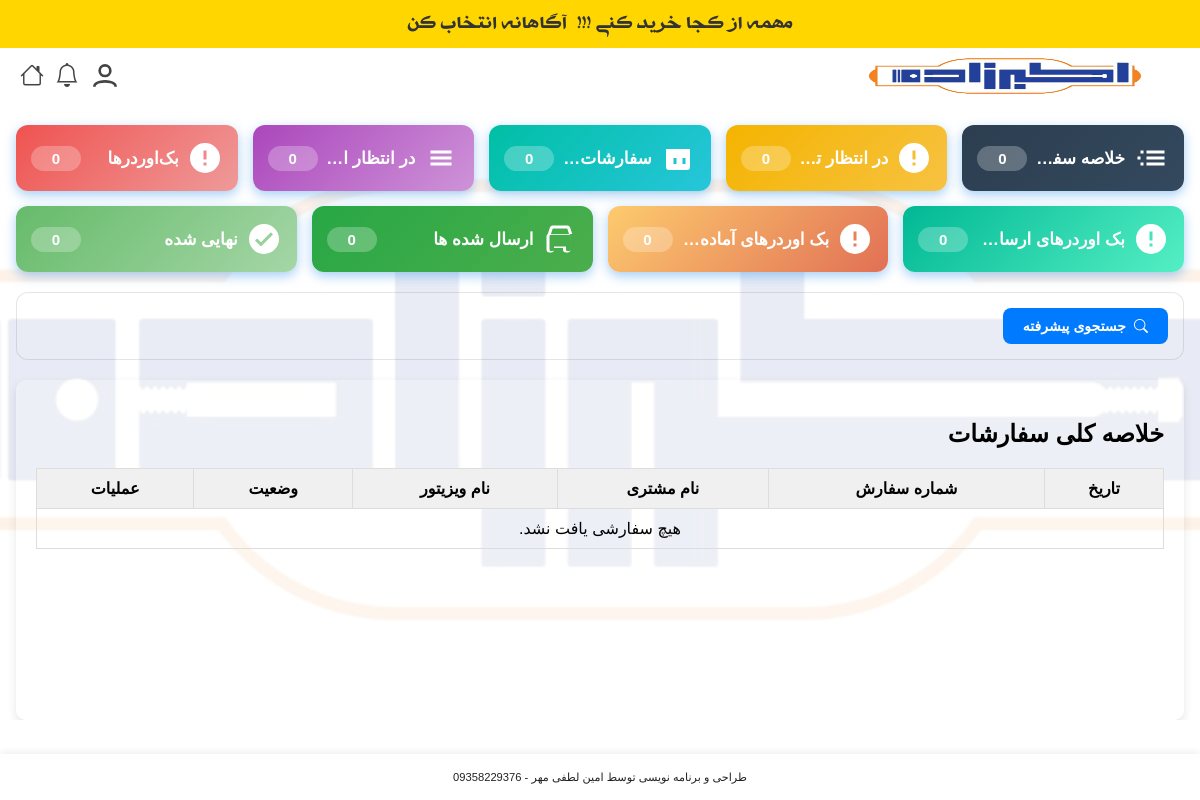
The page /manager/orders/ (signed in) on the database as committed earlier.
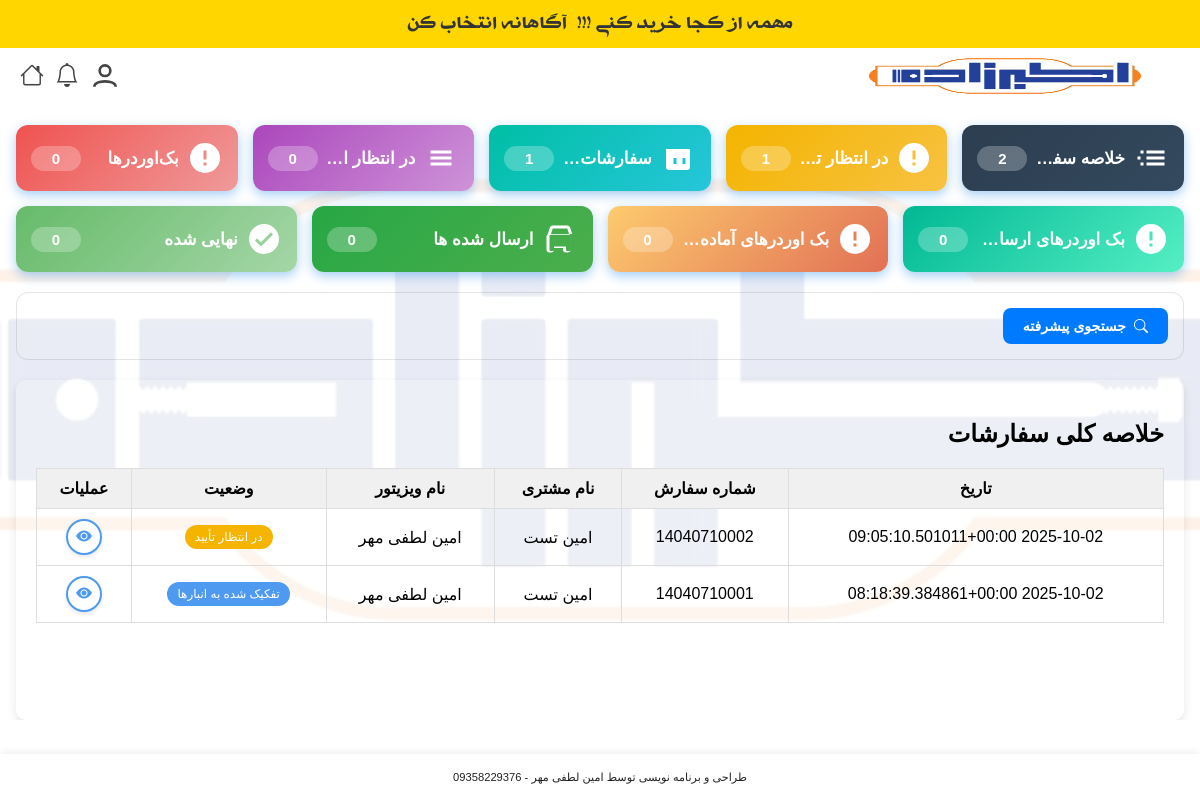
The same page on the database as committed later.
### products/models.py (models this page shows, shortened)
class Order(models.Model):
    STATUS_CHOICES = [
        ('cart', 'سبد خرید'),
        ('pending', 'در انتظار تأیید'),
        ('warehouse', 'ارسال شده به انبار'),
        ('ready', 'آماده تحویل'),
        ('delivered', 'تحویل داده شده'),
        ('parent', 'تفکیک شده به انبارها'),
        ('completed', 'نهایی شده'),
        ('backorder', 'در انتظار موجودی'),
        ('waiting_for_customer_shipment', 'در انتظار ارسال به مشتری'),
        ('sent_to_warehouse', ' ارسال شده به انبار از بک اوردر'),
        ('waiting_for_warehouse_confirmation', 'در انتظار تایید انباردار'),
        ('shipped', 'ارسال شده'),
    ]
    order_number = models.CharField(
        max_length=100,
        unique=True,
        verbose_name="شماره درخواست",
        blank=True,
        null=True
    )
    document_number = models.CharField(
        max_length=100,
        blank=True,
        null=True,
        verbose_name="شماره سند"
    )
    package_count = models.PositiveIntegerField(
        default=0,
        null=True,
        blank=True,
        verbose_name="تعداد بسته"
    )
    courier = models.ForeignKey(
        'Courier',
        on_delete=models.SET_NULL,
        null=True,
        blank=True,
        verbose_name="پیک"
    )
    courier_name = models.CharField(
        max_length=100,
        blank=True,
        null=True,
        verbose_name="نام پیک (منسوخ شده)"
    )
    visitor_name = models.CharField(max_length=100, verbose_name="نام ویزیتور")
    customer = models.ForeignKey(
        Customer,
        on_delete=models.PROTECT,   # پیشنهاد امنیتی: سفارش بدون مشتری باقی نماند
        verbose_name="مشتری"
    )
    created_at = models.DateTimeField(auto_now_add=True, verbose_name="تاریخ ثبت")
    updated_at = models.DateTimeField(auto_now=True, verbose_name="تاریخ به‌روزرسانی")
    payment_term = models.CharField(
        max_length=10,
        choices=Product.PAYMENT_TERMS_CHOICES,
        verbose_name="شرایط تسویه"
    )
    status = models.CharField(
        max_length=100,
        choices=STATUS_CHOICES,
        default='pending',
        verbose_name="وضعیت سفارش"
    )
    parent = models.ForeignKey(
        'self',
        on_delete=models.SET_NULL,
        null=True,
        blank=True,
        related_name='children',
        verbose_name="سفارش مادر (قدیمی)"
    )
    is_sub_order = models.BooleanField(default=False, verbose_name="آیا زیرسفارش است؟ (قدیمی)")
    parent_order = models.ForeignKey(
        'self',
        on_delete=models.SET_NULL,
        null=True,
        blank=True,
        related_name='sub_orders',
        verbose_name="سفارش والد (جدید)"
    )
    warehouse = models.ForeignKey(
        'Warehouse',
        null=True,
        blank=True,
        on_delete=models.SET_NULL,
        related_name='orders',
        verbose_name="انبار"
    )
    total_price = models.DecimalField(
        max_digits=100,
        decimal_places=0,
        default=0,
        verbose_name="جمع کل سفارش"
    )
    def get_sub_orders(self):
        return self.sub_orders.all().order_by('-created_at')
    @property
    def customer_name(self):
        if self.customer:
            return f"{self.customer.first_name} {self.customer.last_name}"
    class Meta:
        constraints = [
            models.UniqueConstraint(
                fields=['document_number'],
                name='unique_document_number',
                condition=models.Q(document_number__isnull=False) & ~models.Q(document_number='')
            )
        ]

class Customer(models.Model):
    first_name = models.CharField(max_length=100, verbose_name="نام")
    last_name = models.CharField(max_length=100, verbose_name="نام خانوادگی")
    store_name = models.CharField(max_length=255, blank=True, null=True, verbose_name="نام فروشگاه")
    phone = models.CharField(max_length=20, blank=True, null=True, verbose_name="تلفن ثابت")
    mobile = models.CharField(
        max_length=20,
        unique=True,
        verbose_name="شماره موبایل",
        error_messages={
            'unique': 'مشتری دیگری با این شماره همراه قبلاً ثبت شده است.'
        }
    )
    province = models.ForeignKey(Province, on_delete=models.CASCADE, verbose_name="استان")
    county = models.ForeignKey(County, on_delete=models.CASCADE, verbose_name="شهرستان")
    address = models.TextField(blank=True, null=True, verbose_name="آدرس")
    created_by = models.ForeignKey(
        User, on_delete=models.SET_NULL, null=True, related_name='created_customers', verbose_name="ایجاد شده توسط"
    )
    user = models.OneToOneField(
        User, on_delete=models.SET_NULL, null=True, blank=True, related_name='customer_profile', verbose_name="کاربر مرتبط"
    )
    created_at = models.DateTimeField(auto_now_add=True, verbose_name="تاریخ ایجاد")
    class Meta:
        verbose_name = "مشتری"
        verbose_name_plural = "مشتریان"

### products/views.py (the view, shortened to what this page needs)
# urls.py: path('manager/orders/', views.manager_order_list, name='manager_order_list'),
@login_required
@user_passes_test(is_manager)
@never_cache
def manager_order_list(request):
    date_from = request.GET.get('date_from')
    date_to = request.GET.get('date_to')
    order_number = request.GET.get('order_number')
    customer_name = request.GET.get('customer_name')
    visitor_name = request.GET.get('visitor_name')
    status = request.GET.get('status')
    base_query = Order.objects.select_related('customer').all().order_by('-created_at')
    if not date_from and not date_to:
        thirty_days_ago = timezone.now() - timedelta(days=30)
        base_query = base_query.filter(created_at__gte=thirty_days_ago)
    else:
        if date_from:
            base_query = base_query.filter(created_at__date__gte=convert_shamsi_to_gregorian(date_from))
        if date_to:
            base_query = base_query.filter(created_at__date__lte=convert_shamsi_to_gregorian(date_to))
    if order_number:
        base_query = base_query.filter(order_number__icontains=order_number)
    if customer_name:
        base_query = base_query.filter(
            Q(customer__first_name__icontains=customer_name) |
            Q(customer__last_name__icontains=customer_name) |
            Q(customer__store_name__icontains=customer_name)
        )
    if visitor_name:
        base_query = base_query.filter(visitor_name__icontains=visitor_name)
    if status:
        base_query = base_query.filter(status=status)
    all_requests = base_query.filter(parent_order__isnull=True)
    pending_requests = all_requests.filter(status='pending')
    warehouse_requests = all_requests.filter(status='parent') # Corrected from parent_requests
    ready_requests = base_query.filter(
        Q(status='waiting_for_customer_shipment') &
        (Q(parent_order__isnull=True) | Q(order_number__startswith='BO-'))
    ).prefetch_related('items', 'customer').distinct()
    delivered_requests = all_requests.filter(status='delivered')
    parent_requests = all_requests.filter(status='parent') # Kept for backward compatibility if template uses it
    backordered_requests = base_query.filter(
        Q(status='backorder') | Q(items__warehouse_status='backorder')
    ).distinct()
    supplied_requests = base_query.filter(
        Q(items__warehouse_status='waiting_for_warehouse_confirmation') | Q(status='sent_to_warehouse')
    ).distinct()
    backorder_ready_requests = base_query.filter(
        Q(order_number__startswith='BO-') & Q(order_number__endswith='-RE'),
        parent_order__isnull=False,
        status='ready'
    ).exclude(status='delivered').distinct()
    shipped_shipments_query = Shipment.objects.filter(status='shipped').select_related('order__customer').prefetch_related('sub_orders', 'sub_orders__items', 'sub_orders__items__warehouse', 'order', 'order__items', 'order__items__warehouse').order_by('-shipment_date')
    delivered_shipments_query = Shipment.objects.filter(status='delivered').select_related('order__customer').prefetch_related('sub_orders', 'sub_orders__items', 'sub_orders__warehouse').order_by('-shipment_date')
    if date_from:
        gregorian_date_from = convert_shamsi_to_gregorian(date_from)
        shipped_shipments_query = shipped_shipments_query.filter(shipment_date__date__gte=gregorian_date_from)
        delivered_shipments_query = delivered_shipments_query.filter(delivery_date__date__gte=gregorian_date_from)
    if date_to:
        gregorian_date_to = convert_shamsi_to_gregorian(date_to)
        shipped_shipments_query = shipped_shipments_query.filter(shipment_date__date__lte=gregorian_date_to)
        delivered_shipments_query = delivered_shipments_query.filter(delivery_date__date__lte=gregorian_date_to)
    couriers = Courier.objects.filter(is_active=True)
    context = {
        'all_requests': all_requests,
        'pending_requests': pending_requests,
        'warehouse_requests': warehouse_requests,
        'ready_requests': ready_requests,
        'delivered_requests': delivered_requests, # This is for the tile count, will be replaced
        'shipped_shipments': shipped_shipments_query,
        'delivered_shipments': delivered_shipments_query, # New context variable
        'backordered_requests': backordered_requests,
        'supplied_requests': supplied_requests,
        'backorder_ready_requests': backorder_ready_requests,
        'parent_requests': parent_requests,
        'status_choices': [choice for choice in Order.STATUS_CHOICES if choice[0] != 'cart'],
        'request': request,
        'couriers': couriers,
    }
    return render(request, 'products/manager_order_list.html', context)

### products/templates/products/manager_order_list.html (shortened to what this page needs)
{% extends 'products/base.html' %}
{% load custom_filters %}
{% load shipment_extras %}
{% block extra_css %}
<link rel="stylesheet" href="https://cdn.jsdelivr.net/npm/bootstrap-icons@1.11.3/font/bootstrap-icons.min.css">
<link rel="stylesheet" href="https://unpkg.com/persian-datepicker@1.2.0/dist/css/persian-datepicker.min.css">
{% endblock %}
{% block content %}
<div class="tiles-container" style="flex-wrap: wrap; gap: 15px;">
  <div class="tile-card tile-all" onclick="openTabByName('All', this)">
    <svg class="tile-icon" fill="white" xmlns="http://www.w3.org/2000/svg" viewBox="0 0 24 24"><path d="M3 13h2v-2H3v2zm2 4h2v-2H5v2zm0-8h2V7H5v2zm4 8h12v-2H9v2zm0-4h12v-2H9v2zm0-6v2h12V7H9z"/></svg>
    <span class="tile-title">خلاصه سفارشات</span>
    <span class="tile-count">{{ all_requests.count }}</span>
  </div>
  <div class="tile-card tile-pending" onclick="openTabByName('Pending', this)">
    <svg class="tile-icon" fill="white" xmlns="http://www.w3.org/2000/svg" viewBox="0 0 24 24"><path d="M12 2a10 10 0 1 0 10 10A10 10 0 0 0 12 2zm1 15h-2v-2h2zm0-4h-2V7h2z"/></svg>
    <span class="tile-title">در انتظار تأیید</span>
    <span class="tile-count">{{ pending_requests.count }}</span>
  </div>
  <div class="tile-card tile-warehouse" onclick="openTabByName('Warehouse', this)">
    <svg class="tile-icon" fill="white" xmlns="http://www.w3.org/2000/svg" viewBox="0 0 24 24"><path d="M20 6v12a2 2 0 0 1-2 2H6a2 2 0 0 1-2-2V6h16zM9 12v4h2v-4zm6 0v4h2v-4z"/></svg>
    <span class="tile-title">   سفارشات ارسالی به انبار</span>
    <span class="tile-count">{{ warehouse_requests.count }}</span>
  </div>
  <div class="tile-card tile-ready" onclick="openTabByName('Ready', this)">
    <svg class="tile-icon" fill="white" xmlns="http://www.w3.org/2000/svg" viewBox="0 0 24 24"><path d="M5 13h14v-2H5zm0 4h14v-2H5zm0-8h14V7H5z"/></svg>
    <span class="tile-title">در انتظار ارسال به مشتری</span>
    <span class="tile-count">{{ ready_requests.count }}</span>
  </div>
  <div class="tile-card tile-backordered" onclick="openTabByName('Backordered', this)">
    <svg class="tile-icon" fill="white" xmlns="http://www.w3.org/2000/svg" viewBox="0 0 24 24"><path d="M12 2a10 10 0 1 0 10 10A10 10 0 0 0 12 2zm1 15h-2v-2h2zm0-4h-2V7h2z"/></svg>
    <span class="tile-title">بک‌اوردرها</span>
    <span class="tile-count">{{ backordered_requests.count }}</span>
  </div>
  <div class="tile-card tile-supplied" onclick="openTabByName('Supplied', this)">
    <svg class="tile-icon" fill="white" xmlns="http://www.w3.org/2000/svg" viewBox="0 0 24 24"><path d="M12 2a10 10 0 1 0 10 10A10 10 0 0 0 12 2zm1 15h-2v-2h2zm0-4h-2V7h2z"/></svg>
    <span class="tile-title">بک اوردرهای ارسال شده به انبار</span>
    <span class="tile-count">{{ supplied_requests.count }}</span>
  </div>
  <div class="tile-card tile-backorder-ready" onclick="openTabByName('BackorderReady', this)">
    <svg class="tile-icon" fill="white" xmlns="http://www.w3.org/2000/svg" viewBox="0 0 24 24"><path d="M12 2a10 10 0 1 0 10 10A10 10 0 0 0 12 2zm1 15h-2v-2h2zm0-4h-2V7h2z"/></svg>
    <span class="tile-title">بک اوردرهای آماده ارسال به مشتری</span>
    <span class="tile-count">{{ backorder_ready_requests.count }}</span>
  </div>
  <div class="tile-card tile-shipped" onclick="openTabByName('Shipped', this)">
    <span class="tile-title">ارسال شده ها</span>
    <span class="tile-count">{{ shipped_shipments.count }}</span>
  </div>
  <div class="tile-card tile-finalized" onclick="openTabByName('Delivered', this)">
    <svg class="tile-icon" fill="white" xmlns="http://www.w3.org/2000/svg" viewBox="0 0 24 24"><path d="M12 2a10 10 0 1 0 10 10A10 10 0 0 0 12 2zm-2 15l-4-4 1.41-1.41L10 14.17l6.59-6.59L18 9l-8 8z"/></svg>
    <span class="tile-title">نهایی شده</span>
    <span class="tile-count">{{ delivered_shipments.count }}</span>
  </div>
</div>
<div class="advanced-search">
  <button type="button" class="search-toggle" onclick="toggleAdvancedSearch()">
    <i class="bi bi-search"></i>
    جستجوی پیشرفته
  </button>
</div>
<div id="All" class="tabcontent">
<h2>خلاصه کلی سفارشات</h2>
<table class="orders-table" id="all-orders">
  <thead>
    <tr>
      <th>تاریخ</th>
      <th>شماره سفارش</th>
      <th>نام مشتری</th>
      <th>نام ویزیتور</th>
      <th>وضعیت</th>
      <th>عملیات</th>
    </tr>
  </thead>
  <tbody>
    {% for order in all_requests %}
    <tr>
      <td>{{ order.created_at|jformat:"%Y/%m/%d" }}</td>
      <td>{{ order.order_number }}</td>
      <td>{{ order.customer_name }}</td>
      <td>{{ order.visitor_name|get_user_full_name }}</td>
      <td>
        <span class="order-status status-{{ order.status }}">
          {% if order.status == "pending" %}در انتظار تأیید
          {% elif order.status == "cart" %}سبد خرید
          {% elif order.status == "warehouse" %}ارسال شده به انبار
          {% elif order.status == "ready" %}آماده تحویل
          {% elif order.status == "delivered" %}تحویل داده شده
          {% elif order.status == "parent" %}تفکیک شده به انبارها
          {% elif order.status == "completed" %}نهایی شده
          {% elif order.status == "backorder" %}در انتظار موجودی
          {% elif order.status == "waiting_for_customer_shipment" %}در انتظار ارسال به مشتری
          {% elif order.status == "waiting_for_warehouse_confirmation"%} در انتظار تایید انبار دار
          {% elif order.status == "shipped" %}ارسال شده
          {% else %}نامشخص{% endif %}
        </span>
      </td>
      <td>
        <button class="action-button details-button" onclick="toggleDetails('details-row-all-{{ order.id }}')" title="جزئیات">
          <i class="bi bi-eye-fill"></i>
        </button>
      </td>
    </tr>
    {% empty %}
    <tr>
      <td colspan="6">هیچ سفارشی یافت نشد.</td>
    </tr>
    {% endfor %}
  </tbody>
</table>
</div>
{% endblock %}

Rows that differ between the two databases and show on the page:
added Order: created_at|jformat "2025-10-02 09:05:10.501011+00:00", order_number "14040710002", customer_name "امین تست", visitor_name|get_user_full_name "امین لطفی مهر", status "در انتظار تأیید"
added Order: created_at|jformat "2025-10-02 08:18:39.384861+00:00", order_number "14040710001", customer_name "امین تست", visitor_name|get_user_full_name "امین لطفی مهر", status "تفکیک شده به انبارها"
Other text that changed with them:
{{ all_requests.count }}: "0" → "2"
{{ pending_requests.count }}: "0" → "1"
{{ warehouse_requests.count }}: "0" → "1"
text no longer shown: "هیچ سفارشی یافت نشد."
